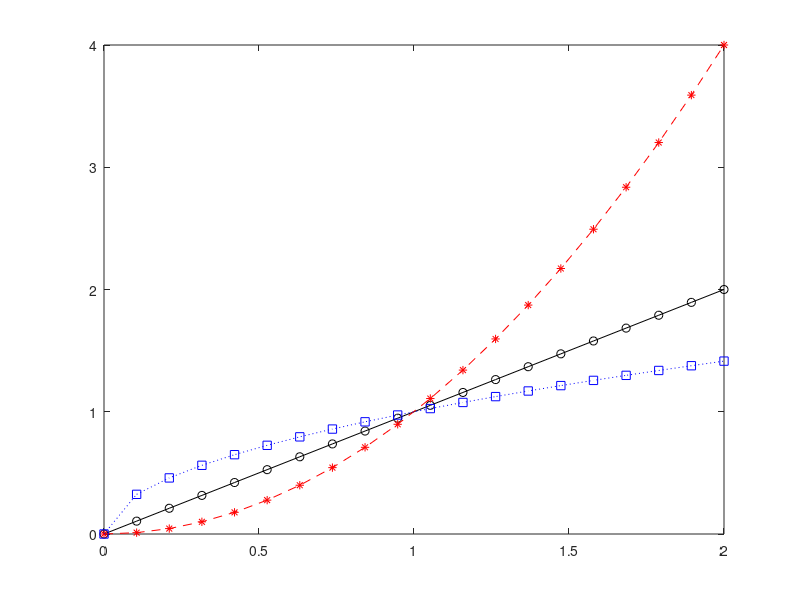
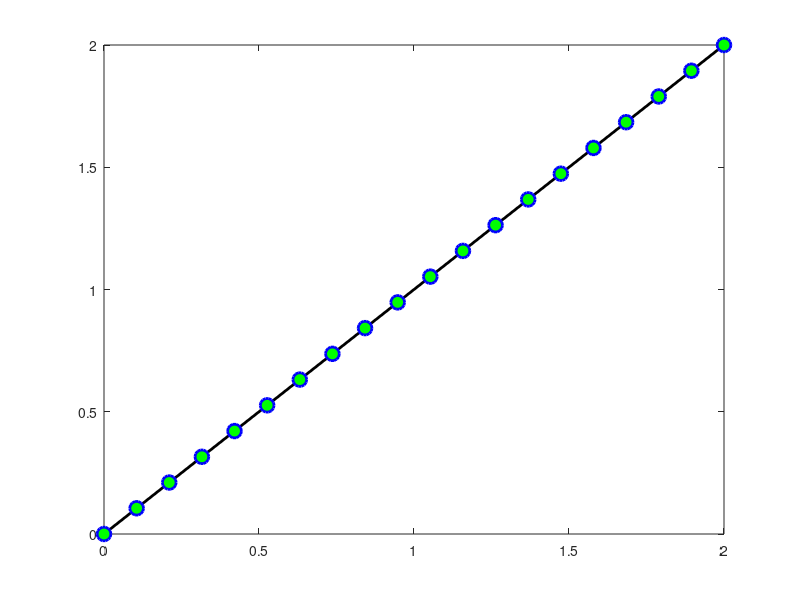
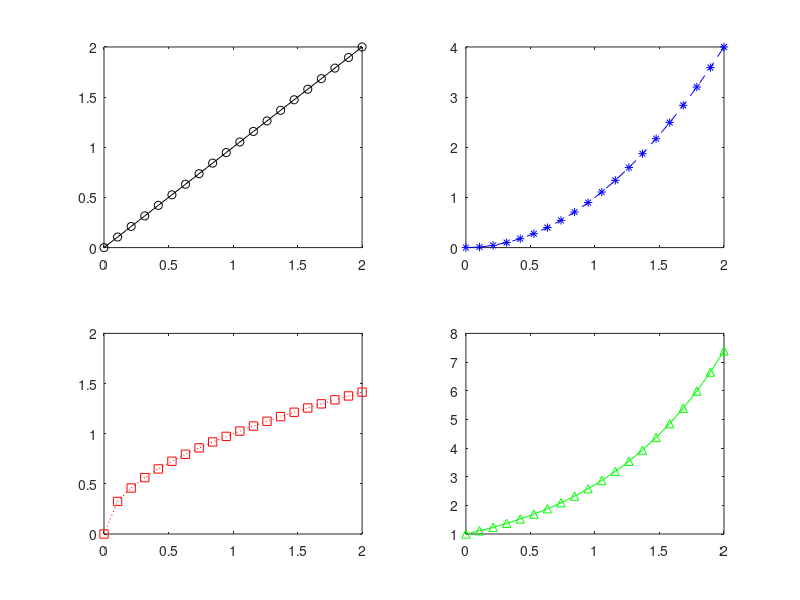
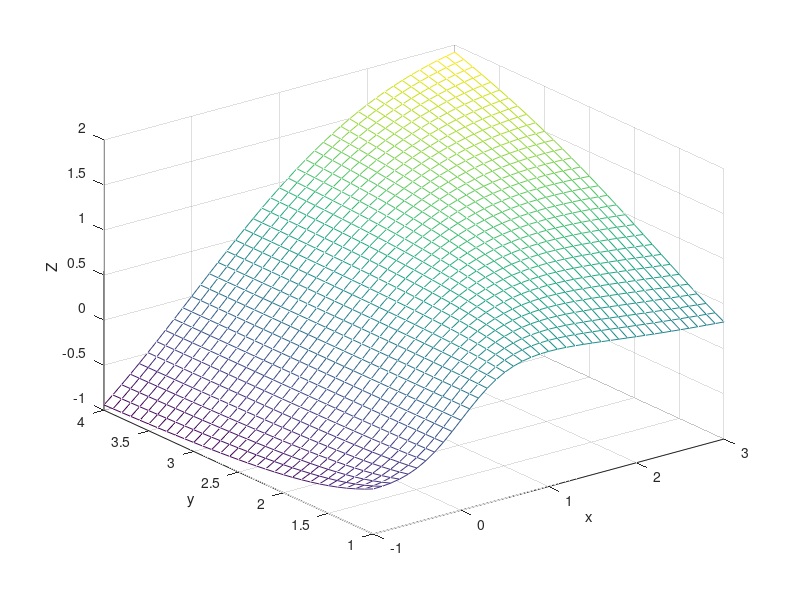

MATLAB code for these plots, in order:
close all
clc
clear all

x = linspace(0,2,20);

y1 = x;
y2 = x.^2;
y3 = sqrt(x);

figure()
plot(x,y1,'ko-'); hold on;
plot(x,y2, 'r*--'); hold on;
plot(x,y3,'bs:'); hold on;



figure()
y1 = x;
plot(x,y1,'ko-','LineWidth',2,'MarkerSize',10,'MarkerEdgeColor','b','MarkerFaceColor','g')


x = linspace(0,2,20);

y1 = x;
y2 = x.^2;
y3 = sqrt(x);
y4 = exp(x);

figure()

subplot(2,2,1)
plot(x,y1,'ko-');

subplot(2,2,2)
plot(x,y2,'b*--');

subplot(2,2,3)
plot(x,y3,'rs:');

subplot(2,2,4)
plot(x,y4,'g^-');

x = linspace(0,2,20);

y1= x;
y2 = x.^2;
y3 = sqrt(x);

figure()


x = -1:3;
y = 1:4;
[X,Y] = meshgrid(x,y)


x = -1:0.1:3;
y = 1:0.1:4;

[X,Y] = meshgrid(x,y);
Z = X.*Y.^2./(X.^2+Y.^2);
figure()
mesh(X,Y,Z)
xlabel('x'); ylabel('y'); zlabel('Z')

figure()
surf(X,Y,Z)
xlabel('x'); ylabel('y'); zlabel('Z')
